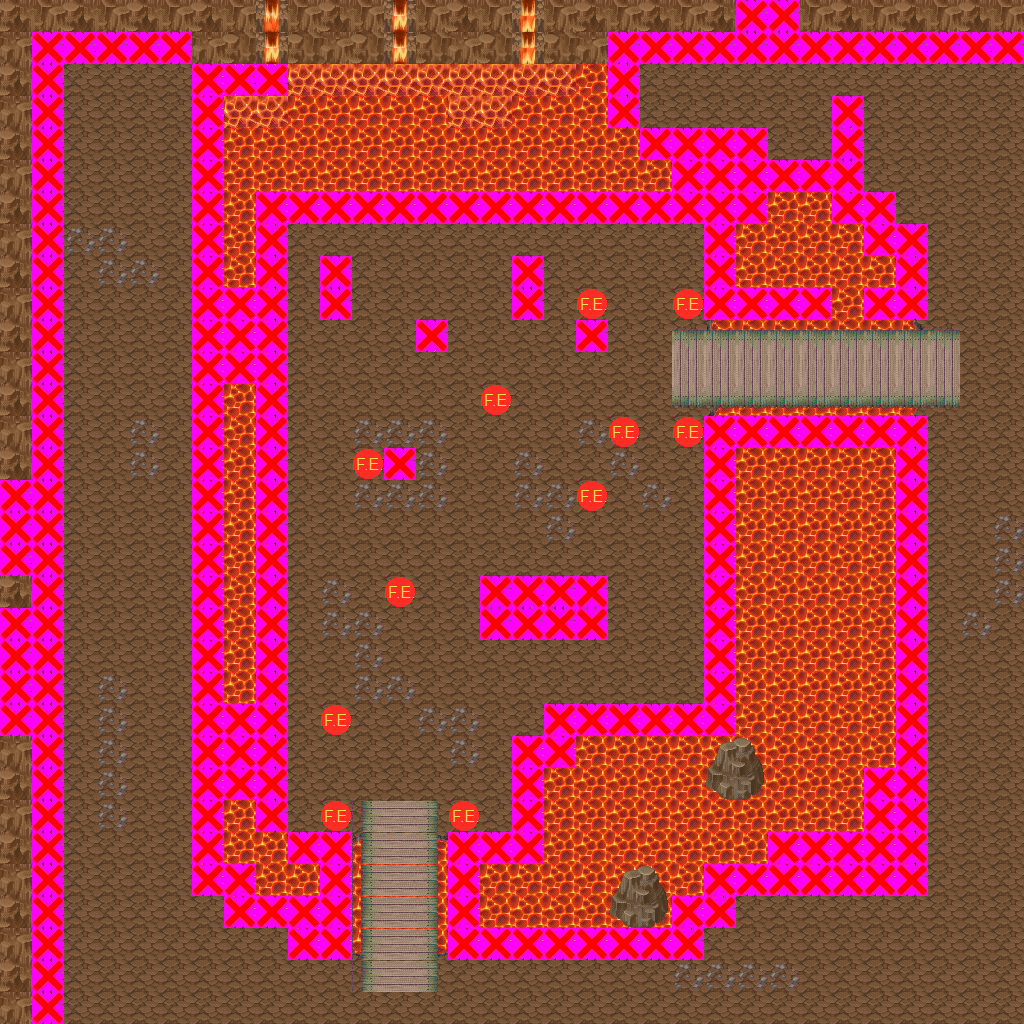

Below is a game level as drawn by its tile map, then a one-line description and the .tmx that defines it (tile-layer data replaced by summaries):
An orthogonal 32x32 tile map with 32x32 px tiles, 5 tile layers (Layer 1, Layer 2, Layer 3, Clip, ...), 8 tilesets and 3 objects (Portal, Portal2, crys).

<map version="1.0" orientation="orthogonal" width="32" height="32" tilewidth="32" tileheight="32">
 <tileset firstgid="1" name="Rock" tilewidth="32" tileheight="32">
  <image source="rock.png" />
  <tile id="0">
   <properties>
    <property name="TileType" value="0" />
    <property name="TileType" value="0" />
    <property name="TileType" value="0" />
   </properties>
  </tile>
 </tileset>
 <tileset firstgid="2" name="Lava" tilewidth="32" tileheight="32">
  <image source="lava.png" />
  <tile id="0">
   <properties>
    <property name="TileType" value="1" />
    <property name="TileType" value="1" />
    <property name="TileType" value="1" />
   </properties>
  </tile>
 </tileset>
 <tileset firstgid="3" name="FireEnemy" tilewidth="32" tileheight="32">
  <image source="FireEnemyIcon.png" trans="ff00ff" />
  <tile id="0">
   <properties>
    <property name="Type" value="Fire" />
    <property name="Type" value="Fire" />
    <property name="Type" value="Fire" />
   </properties>
  </tile>
 </tileset>
 <tileset firstgid="4" name="Clip" tilewidth="32" tileheight="32">
  <image source="solid.jpg" trans="ff00ff" />
 </tileset>
 <tileset firstgid="5" name="MountainPieces" tilewidth="32" tileheight="32">
  <image source="MountainPieces.png" trans="ffffff" />
 </tileset>
 <tileset firstgid="317" name="ConnectionLavat" tilewidth="32" tileheight="32">
  <image source="ConnectionLavat.png" trans="ffffff" />
 </tileset>
 <tileset firstgid="365" name="LavaGround" tilewidth="32" tileheight="32">
  <image source="LavaGround.png" trans="ffffff" />
 </tileset>
 <tileset firstgid="413" name="Overflow" tilewidth="32" tileheight="32">
  <image source="Overflow.png" trans="ffffff" />
 </tileset>
 <layer name="Layer 1" width="32" height="32">
  <data>[1024 cells, 1024 non-empty, 1 distinct tile ids]</data>
 </layer>
 <layer name="Layer 2" width="32" height="32">
  <data>[1024 cells, 555 non-empty, 24 distinct tile ids]</data>
 </layer>
 <layer name="Layer 3" width="32" height="32">
  <data>[1024 cells, 60 non-empty, 15 distinct tile ids]</data>
 </layer>
 <layer name="Clip" width="32" height="32">
  <data>[1024 cells, 244 non-empty, 1 distinct tile ids]</data>
 </layer>
 <layer name="Enemy" width="32" height="32">
  <data>[1024 cells, 11 non-empty, 1 distinct tile ids]</data>
 </layer>
 <objectgroup name="Objects" width="32" height="32">
  <object name="Portal" x="62" y="1008" width="953" height="10">
   <properties>
    <property name="DestinationMap" value="Levels\TestFireMap\Mountain6" />
    <property name="DestinationX" value="16" />
    <property name="DestinationY" value="2" />
   </properties>
  </object>
  <object name="Portal2" x="998" y="70" width="16" height="910">
   <properties>
    <property name="DestinationMap" value="Levels\TestFireMap\Mountain5" />
    <property name="DestinationX" value="2" />
    <property name="DestinationY" value="16" />
   </properties>
  </object>
  <object name="crys" x="388" y="300" width="84" height="74">
   <properties>
    <property name="DestinationMap" value="crys" />
    <property name="DestinationX" value="2" />
    <property name="DestinationY" value="16" />
   </properties>
  </object>
 </objectgroup>
</map>
